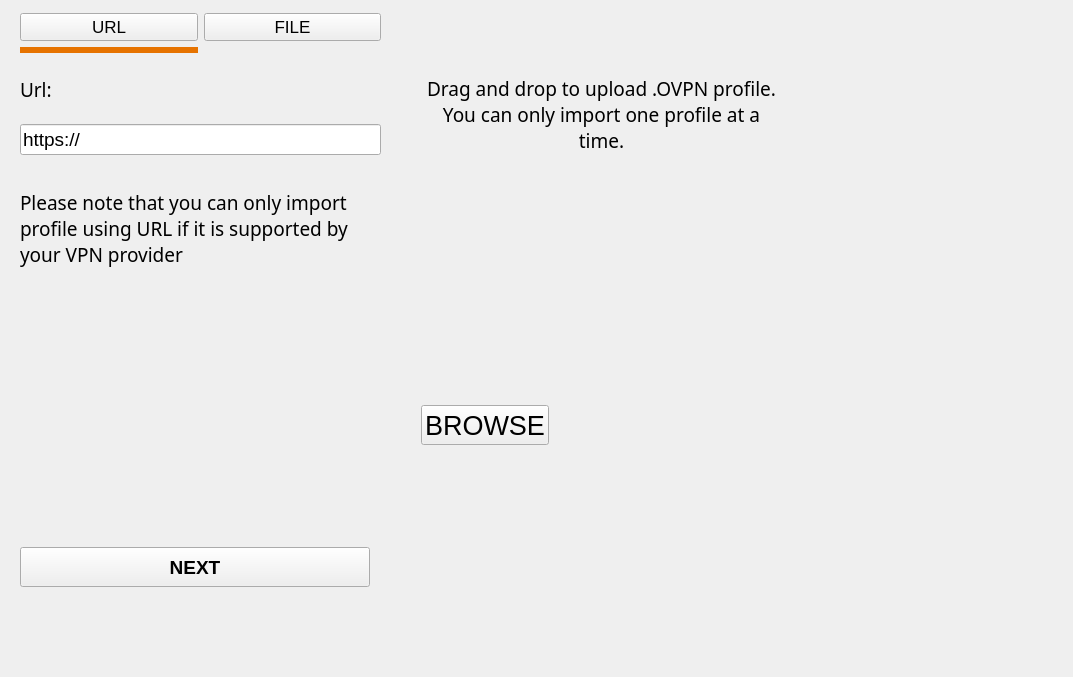
<?xml version="1.0" encoding="UTF-8"?>
<ui version="4.0">
 <class>Page_1</class>
 <widget class="QWidget" name="Page_1">
  <property name="geometry">
   <rect>
    <x>0</x>
    <y>0</y>
    <width>1073</width>
    <height>677</height>
   </rect>
  </property>
  <property name="sizePolicy">
   <sizepolicy hsizetype="Maximum" vsizetype="Preferred">
    <horstretch>0</horstretch>
    <verstretch>0</verstretch>
   </sizepolicy>
  </property>
  <property name="font">
   <font>
    <family>Sitka</family>
   </font>
  </property>
  <property name="windowTitle">
   <string>Form</string>
  </property>
  <widget class="QWidget" name="verticalLayoutWidget">
   <property name="geometry">
    <rect>
     <x>0</x>
     <y>0</y>
     <width>401</width>
     <height>61</height>
    </rect>
   </property>
   <layout class="QVBoxLayout" name="url_subpage_layout">
    <property name="topMargin">
     <number>5</number>
    </property>
    <property name="bottomMargin">
     <number>0</number>
    </property>
    <item>
     <layout class="QGridLayout" name="gridLayout">
      <property name="leftMargin">
       <number>20</number>
      </property>
      <property name="rightMargin">
       <number>20</number>
      </property>
      <item row="1" column="0">
       <widget class="QWidget" name="sub_widget_url" native="true">
        <property name="sizePolicy">
         <sizepolicy hsizetype="Preferred" vsizetype="Fixed">
          <horstretch>0</horstretch>
          <verstretch>0</verstretch>
         </sizepolicy>
        </property>
        <property name="minimumSize">
         <size>
          <width>0</width>
          <height>6</height>
         </size>
        </property>
        <property name="maximumSize">
         <size>
          <width>16777215</width>
          <height>6</height>
         </size>
        </property>
        <property name="styleSheet">
         <string notr="true">background-color: rgb(230, 115, 0);</string>
        </property>
       </widget>
      </item>
      <item row="1" column="1">
       <widget class="QWidget" name="sub_widget_file" native="true">
        <property name="sizePolicy">
         <sizepolicy hsizetype="Preferred" vsizetype="Fixed">
          <horstretch>0</horstretch>
          <verstretch>0</verstretch>
         </sizepolicy>
        </property>
        <property name="minimumSize">
         <size>
          <width>0</width>
          <height>6</height>
         </size>
        </property>
        <property name="maximumSize">
         <size>
          <width>16777215</width>
          <height>6</height>
         </size>
        </property>
       </widget>
      </item>
      <item row="0" column="0">
       <widget class="QPushButton" name="show_url_subpage_button">
        <property name="font">
         <font>
          <family>Segoe UI</family>
          <pointsize>13</pointsize>
         </font>
        </property>
        <property name="text">
         <string>URL</string>
        </property>
       </widget>
      </item>
      <item row="0" column="1">
       <widget class="QPushButton" name="show_file_subpage_button">
        <property name="font">
         <font>
          <family>Segoe UI</family>
          <pointsize>13</pointsize>
         </font>
        </property>
        <property name="text">
         <string>FILE</string>
        </property>
       </widget>
      </item>
     </layout>
    </item>
   </layout>
  </widget>
  <widget class="QWidget" name="slider_container_widget" native="true">
   <property name="geometry">
    <rect>
     <x>0</x>
     <y>60</y>
     <width>891</width>
     <height>541</height>
    </rect>
   </property>
   <property name="sizePolicy">
    <sizepolicy hsizetype="Fixed" vsizetype="Fixed">
     <horstretch>0</horstretch>
     <verstretch>0</verstretch>
    </sizepolicy>
   </property>
   <widget class="QWidget" name="horizontalLayoutWidget">
    <property name="geometry">
     <rect>
      <x>0</x>
      <y>0</y>
      <width>802</width>
      <height>602</height>
     </rect>
    </property>
    <layout class="QHBoxLayout" name="horizontalLayout">
     <property name="spacing">
      <number>0</number>
     </property>
     <item>
      <widget class="QWidget" name="url_subpage_widget" native="true">
       <property name="sizePolicy">
        <sizepolicy hsizetype="Fixed" vsizetype="Fixed">
         <horstretch>0</horstretch>
         <verstretch>0</verstretch>
        </sizepolicy>
       </property>
       <property name="minimumSize">
        <size>
         <width>400</width>
         <height>600</height>
        </size>
       </property>
       <property name="maximumSize">
        <size>
         <width>400</width>
         <height>600</height>
        </size>
       </property>
       <widget class="QWidget" name="verticalLayoutWidget_4">
        <property name="geometry">
         <rect>
          <x>0</x>
          <y>0</y>
          <width>401</width>
          <height>541</height>
         </rect>
        </property>
        <layout class="QVBoxLayout" name="verticalLayout">
         <property name="leftMargin">
          <number>20</number>
         </property>
         <property name="rightMargin">
          <number>20</number>
         </property>
         <item>
          <widget class="QLabel" name="label_5">
           <property name="sizePolicy">
            <sizepolicy hsizetype="Minimum" vsizetype="Fixed">
             <horstretch>0</horstretch>
             <verstretch>0</verstretch>
            </sizepolicy>
           </property>
           <property name="font">
            <font>
             <family>Sitka</family>
             <pointsize>14</pointsize>
            </font>
           </property>
           <property name="text">
            <string>Url:</string>
           </property>
          </widget>
         </item>
         <item>
          <widget class="QLineEdit" name="line_edit_url">
           <property name="minimumSize">
            <size>
             <width>0</width>
             <height>30</height>
            </size>
           </property>
           <property name="font">
            <font>
             <family>Segoe UI</family>
             <pointsize>14</pointsize>
            </font>
           </property>
           <property name="text">
            <string>https://</string>
           </property>
          </widget>
         </item>
         <item>
          <widget class="QLabel" name="label_6">
           <property name="sizePolicy">
            <sizepolicy hsizetype="Preferred" vsizetype="Fixed">
             <horstretch>0</horstretch>
             <verstretch>0</verstretch>
            </sizepolicy>
           </property>
           <property name="font">
            <font>
             <family>Segoe UI Light</family>
            </font>
           </property>
           <property name="text">
            <string>&lt;html&gt;&lt;head/&gt;&lt;body&gt;&lt;p&gt;&lt;span style=&quot; font-size:14pt;&quot;&gt;Please note that you can only import profile using URL if it is supported by your VPN provider&lt;/span&gt;&lt;/p&gt;&lt;p&gt;&lt;br/&gt;&lt;/p&gt;&lt;/body&gt;&lt;/html&gt;</string>
           </property>
           <property name="wordWrap">
            <bool>true</bool>
           </property>
          </widget>
         </item>
         <item>
          <spacer name="verticalSpacer">
           <property name="orientation">
            <enum>Qt::Vertical</enum>
           </property>
           <property name="sizeType">
            <enum>QSizePolicy::Fixed</enum>
           </property>
           <property name="sizeHint" stdset="0">
            <size>
             <width>20</width>
             <height>200</height>
            </size>
           </property>
          </spacer>
         </item>
         <item>
          <widget class="QPushButton" name="next_button">
           <property name="sizePolicy">
            <sizepolicy hsizetype="Fixed" vsizetype="Fixed">
             <horstretch>0</horstretch>
             <verstretch>0</verstretch>
            </sizepolicy>
           </property>
           <property name="minimumSize">
            <size>
             <width>350</width>
             <height>40</height>
            </size>
           </property>
           <property name="font">
            <font>
             <family>Segoe UI</family>
             <pointsize>14</pointsize>
             <bold>true</bold>
            </font>
           </property>
           <property name="text">
            <string>NEXT</string>
           </property>
          </widget>
         </item>
        </layout>
       </widget>
      </widget>
     </item>
     <item>
      <widget class="QWidget" name="dropfile_subpage_widget" native="true">
       <property name="sizePolicy">
        <sizepolicy hsizetype="Fixed" vsizetype="Fixed">
         <horstretch>0</horstretch>
         <verstretch>0</verstretch>
        </sizepolicy>
       </property>
       <property name="minimumSize">
        <size>
         <width>400</width>
         <height>600</height>
        </size>
       </property>
       <property name="maximumSize">
        <size>
         <width>400</width>
         <height>600</height>
        </size>
       </property>
       <widget class="QWidget" name="verticalLayoutWidget_5">
        <property name="geometry">
         <rect>
          <x>1</x>
          <y>0</y>
          <width>401</width>
          <height>541</height>
         </rect>
        </property>
        <layout class="QVBoxLayout" name="file_subpage_layout" stretch="0,0,0,0">
         <property name="leftMargin">
          <number>20</number>
         </property>
         <property name="rightMargin">
          <number>20</number>
         </property>
         <item>
          <widget class="QLabel" name="label_7">
           <property name="sizePolicy">
            <sizepolicy hsizetype="Preferred" vsizetype="Fixed">
             <horstretch>0</horstretch>
             <verstretch>0</verstretch>
            </sizepolicy>
           </property>
           <property name="maximumSize">
            <size>
             <width>16777215</width>
             <height>100</height>
            </size>
           </property>
           <property name="font">
            <font>
             <family>Segoe UI Light</family>
            </font>
           </property>
           <property name="text">
            <string>&lt;html&gt;&lt;head/&gt;&lt;body&gt;&lt;p align=&quot;center&quot;&gt;&lt;span style=&quot; font-size:14pt;&quot;&gt;Drag and drop to upload .OVPN profile. You can only import one profile at a time.&lt;/span&gt;&lt;/p&gt;&lt;/body&gt;&lt;/html&gt;</string>
           </property>
           <property name="wordWrap">
            <bool>true</bool>
           </property>
          </widget>
         </item>
         <item>
          <widget class="QLabel" name="cloud_pixmap">
           <property name="sizePolicy">
            <sizepolicy hsizetype="Fixed" vsizetype="Fixed">
             <horstretch>0</horstretch>
             <verstretch>0</verstretch>
            </sizepolicy>
           </property>
           <property name="minimumSize">
            <size>
             <width>220</width>
             <height>220</height>
            </size>
           </property>
           <property name="maximumSize">
            <size>
             <width>240</width>
             <height>220</height>
            </size>
           </property>
           <property name="text">
            <string/>
           </property>
           <property name="pixmap">
            <pixmap resource="../ressources/ressources.qrc">:/icons/cloud_icon</pixmap>
           </property>
           <property name="scaledContents">
            <bool>true</bool>
           </property>
           <property name="alignment">
            <set>Qt::AlignCenter</set>
           </property>
          </widget>
         </item>
         <item>
          <widget class="QPushButton" name="browse_button">
           <property name="sizePolicy">
            <sizepolicy hsizetype="Fixed" vsizetype="Fixed">
             <horstretch>0</horstretch>
             <verstretch>0</verstretch>
            </sizepolicy>
           </property>
           <property name="minimumSize">
            <size>
             <width>125</width>
             <height>40</height>
            </size>
           </property>
           <property name="font">
            <font>
             <family>Segoe UI</family>
             <pointsize>20</pointsize>
            </font>
           </property>
           <property name="text">
            <string>BROWSE</string>
           </property>
          </widget>
         </item>
         <item>
          <spacer name="verticalSpacer_2">
           <property name="orientation">
            <enum>Qt::Vertical</enum>
           </property>
           <property name="sizeType">
            <enum>QSizePolicy::Fixed</enum>
           </property>
           <property name="sizeHint" stdset="0">
            <size>
             <width>20</width>
             <height>150</height>
            </size>
           </property>
          </spacer>
         </item>
        </layout>
       </widget>
      </widget>
     </item>
    </layout>
   </widget>
  </widget>
  <action name="action_move_widget1">
   <property name="text">
    <string>move_widget1</string>
   </property>
   <property name="toolTip">
    <string>move_widget1</string>
   </property>
  </action>
 </widget>
 <resources>
  <include location="../ressources/ressources.qrc"/>
 </resources>
 <connections/>
</ui>
